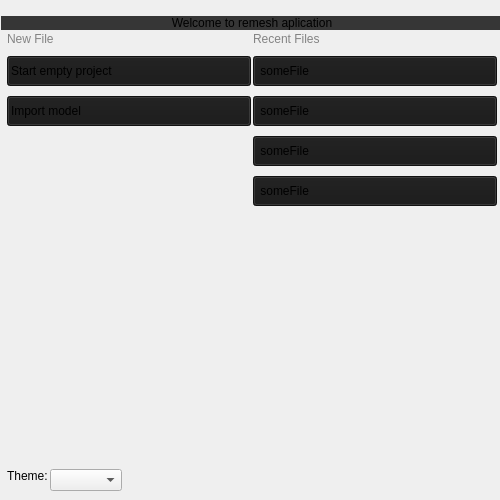
<?xml version="1.0" encoding="UTF-8"?>
<ui version="4.0">
 <class>Form</class>
 <widget class="QWidget" name="Form">
  <property name="geometry">
   <rect>
    <x>0</x>
    <y>0</y>
    <width>500</width>
    <height>500</height>
   </rect>
  </property>
  <property name="minimumSize">
   <size>
    <width>500</width>
    <height>500</height>
   </size>
  </property>
  <property name="maximumSize">
   <size>
    <width>500</width>
    <height>500</height>
   </size>
  </property>
  <property name="contextMenuPolicy">
   <enum>Qt::ContextMenuPolicy::NoContextMenu</enum>
  </property>
  <property name="windowTitle">
   <string>F</string>
  </property>
  <property name="styleSheet">
   <string notr="true">background-color: #1E1E1E;
QWidget#widget {
    background-color: #2B2B2B;
    border: 3px solid #3F3F3F;
    border-radius: 6px;
}
QPushButton {
	background-color :#181818;
	
	text-align: left;
	padding: 3px;
}

QLabel#label_3, QLabel#label_2{
	color: #838383;
}</string>
  </property>
  <widget class="QFrame" name="frameOverlay">
   <property name="geometry">
    <rect>
     <x>-10</x>
     <y>0</y>
     <width>620</width>
     <height>500</height>
    </rect>
   </property>
   <property name="sizePolicy">
    <sizepolicy hsizetype="Preferred" vsizetype="Preferred">
     <horstretch>0</horstretch>
     <verstretch>0</verstretch>
    </sizepolicy>
   </property>
   <property name="minimumSize">
    <size>
     <width>500</width>
     <height>500</height>
    </size>
   </property>
   <property name="styleSheet">
    <string notr="true">QWidget#widget {
    background-color: #2B2B2B;
    border: 3px solid #3F3F3F;
    border-radius: 6px;
}
QPushButton {
	background-color :#181818;
	
	text-align: left;
	padding: 3px;
}

QLabel#label_3, QLabel#label_2{
	color: #838383;
}</string>
   </property>
   <widget class="QWidget" name="verticalLayoutWidget">
    <property name="geometry">
     <rect>
      <x>11</x>
      <y>0</y>
      <width>502</width>
      <height>491</height>
     </rect>
    </property>
    <layout class="QVBoxLayout" name="verticalLayout" stretch="0,0,0,0">
     <property name="spacing">
      <number>2</number>
     </property>
     <item>
      <widget class="QLabel" name="label">
       <property name="maximumSize">
        <size>
         <width>500</width>
         <height>220</height>
        </size>
       </property>
       <property name="text">
        <string/>
       </property>
       <property name="pixmap">
        <pixmap resource="RemeshApp.qrc">:/pictures/resources/icons/SplashScreen.png</pixmap>
       </property>
       <property name="scaledContents">
        <bool>true</bool>
       </property>
       <property name="alignment">
        <set>Qt::AlignmentFlag::AlignHCenter|Qt::AlignmentFlag::AlignTop</set>
       </property>
      </widget>
     </item>
     <item>
      <widget class="QLabel" name="label_5">
       <property name="styleSheet">
        <string notr="true">font: 700 20pt &quot;Segoe UI&quot;;
background-color: rgb(54, 54, 54);</string>
       </property>
       <property name="text">
        <string>Welcome to remesh aplication</string>
       </property>
       <property name="alignment">
        <set>Qt::AlignmentFlag::AlignCenter</set>
       </property>
      </widget>
     </item>
     <item>
      <layout class="QHBoxLayout" name="horizontalLayout">
       <property name="leftMargin">
        <number>6</number>
       </property>
       <property name="rightMargin">
        <number>6</number>
       </property>
       <item>
        <layout class="QVBoxLayout" name="verticalLayout_3">
         <property name="spacing">
          <number>10</number>
         </property>
         <item>
          <widget class="QLabel" name="label_2">
           <property name="maximumSize">
            <size>
             <width>16777215</width>
             <height>20</height>
            </size>
           </property>
           <property name="text">
            <string>New File</string>
           </property>
           <property name="alignment">
            <set>Qt::AlignmentFlag::AlignLeading|Qt::AlignmentFlag::AlignLeft|Qt::AlignmentFlag::AlignTop</set>
           </property>
          </widget>
         </item>
         <item>
          <widget class="QPushButton" name="EmptyProject_button">
           <property name="minimumSize">
            <size>
             <width>0</width>
             <height>30</height>
            </size>
           </property>
           <property name="text">
            <string>Start empty project</string>
           </property>
           <property name="icon">
            <iconset theme="QIcon::ThemeIcon::DocumentNew"/>
           </property>
          </widget>
         </item>
         <item>
          <widget class="QPushButton" name="Import_button">
           <property name="minimumSize">
            <size>
             <width>0</width>
             <height>30</height>
            </size>
           </property>
           <property name="text">
            <string>Import model</string>
           </property>
           <property name="icon">
            <iconset theme="QIcon::ThemeIcon::GoDown"/>
           </property>
          </widget>
         </item>
         <item>
          <spacer name="verticalSpacer">
           <property name="orientation">
            <enum>Qt::Orientation::Vertical</enum>
           </property>
           <property name="sizeHint" stdset="0">
            <size>
             <width>20</width>
             <height>40</height>
            </size>
           </property>
          </spacer>
         </item>
        </layout>
       </item>
       <item>
        <layout class="QVBoxLayout" name="verticalLayout_2">
         <item>
          <layout class="QVBoxLayout" name="verticalLayout_4">
           <property name="spacing">
            <number>10</number>
           </property>
           <property name="sizeConstraint">
            <enum>QLayout::SizeConstraint::SetDefaultConstraint</enum>
           </property>
           <item>
            <widget class="QLabel" name="label_3">
             <property name="maximumSize">
              <size>
               <width>16777215</width>
               <height>16</height>
              </size>
             </property>
             <property name="text">
              <string>Recent Files</string>
             </property>
             <property name="alignment">
              <set>Qt::AlignmentFlag::AlignLeading|Qt::AlignmentFlag::AlignLeft|Qt::AlignmentFlag::AlignTop</set>
             </property>
            </widget>
           </item>
           <item>
            <widget class="QPushButton" name="pushButton_recentFile1">
             <property name="minimumSize">
              <size>
               <width>0</width>
               <height>30</height>
              </size>
             </property>
             <property name="text">
              <string> someFile</string>
             </property>
             <property name="icon">
              <iconset theme="QIcon::ThemeIcon::DocumentOpen"/>
             </property>
            </widget>
           </item>
           <item>
            <widget class="QPushButton" name="pushButton_recentFile2">
             <property name="minimumSize">
              <size>
               <width>0</width>
               <height>30</height>
              </size>
             </property>
             <property name="text">
              <string> someFile</string>
             </property>
             <property name="icon">
              <iconset theme="QIcon::ThemeIcon::DocumentOpen"/>
             </property>
            </widget>
           </item>
           <item>
            <widget class="QPushButton" name="pushButton_recentFile3">
             <property name="minimumSize">
              <size>
               <width>0</width>
               <height>30</height>
              </size>
             </property>
             <property name="text">
              <string> someFile</string>
             </property>
             <property name="icon">
              <iconset theme="QIcon::ThemeIcon::DocumentOpen"/>
             </property>
            </widget>
           </item>
           <item>
            <widget class="QPushButton" name="pushButton_recentFile4">
             <property name="minimumSize">
              <size>
               <width>0</width>
               <height>30</height>
              </size>
             </property>
             <property name="text">
              <string> someFile</string>
             </property>
             <property name="icon">
              <iconset theme="QIcon::ThemeIcon::DocumentOpen"/>
             </property>
            </widget>
           </item>
           <item>
            <spacer name="verticalSpacer_2">
             <property name="orientation">
              <enum>Qt::Orientation::Vertical</enum>
             </property>
             <property name="sizeHint" stdset="0">
              <size>
               <width>20</width>
               <height>40</height>
              </size>
             </property>
            </spacer>
           </item>
          </layout>
         </item>
        </layout>
       </item>
      </layout>
     </item>
     <item>
      <layout class="QHBoxLayout" name="horizontalLayout_3">
       <property name="leftMargin">
        <number>6</number>
       </property>
       <property name="rightMargin">
        <number>6</number>
       </property>
       <item alignment="Qt::AlignmentFlag::AlignLeft|Qt::AlignmentFlag::AlignTop">
        <widget class="QLabel" name="label_4">
         <property name="maximumSize">
          <size>
           <width>50</width>
           <height>20</height>
          </size>
         </property>
         <property name="text">
          <string>Theme:</string>
         </property>
        </widget>
       </item>
       <item alignment="Qt::AlignmentFlag::AlignLeft|Qt::AlignmentFlag::AlignTop">
        <widget class="QComboBox" name="comboBox">
         <property name="maximumSize">
          <size>
           <width>100</width>
           <height>16777215</height>
          </size>
         </property>
         <property name="currentText">
          <string/>
         </property>
         <property name="currentIndex">
          <number>-1</number>
         </property>
        </widget>
       </item>
       <item>
        <spacer name="horizontalSpacer">
         <property name="orientation">
          <enum>Qt::Orientation::Horizontal</enum>
         </property>
         <property name="sizeHint" stdset="0">
          <size>
           <width>40</width>
           <height>20</height>
          </size>
         </property>
        </spacer>
       </item>
      </layout>
     </item>
    </layout>
   </widget>
  </widget>
 </widget>
 <resources>
  <include location="RemeshApp.qrc"/>
 </resources>
 <connections/>
</ui>
